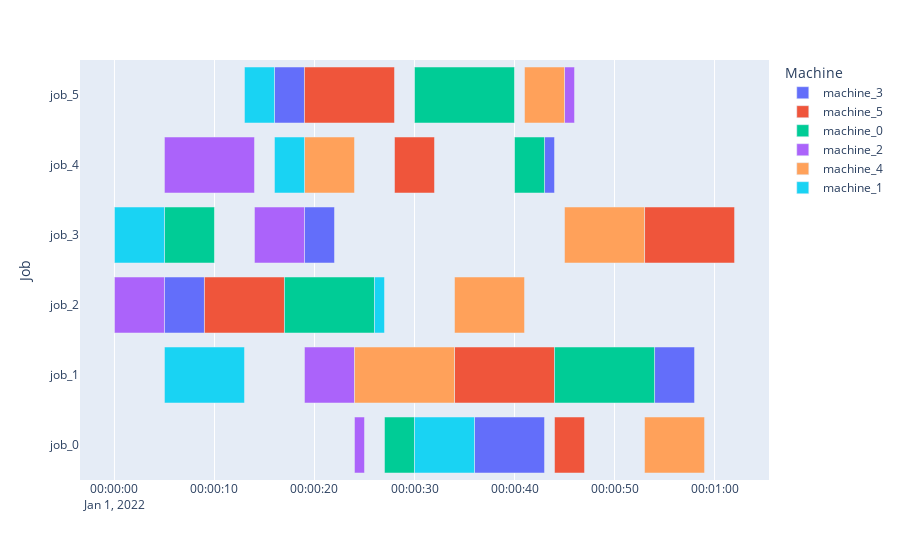

Notebook cell for this chart:
### Code cell
from wrapper.jssplight_wrapper import jssp_light_obs_wrapper_multi_instances
from src.jss_lite.jss_lite import jss_lite
import numpy as np
env=jss_lite(instance_path='resources/jsp_instances/standard/ft06.txt')
#print(env.observation_space)
state=env.reset()
legal_action_old=state['action_mask']
instance_list=['resources/jsp_instances/standard/ft06.txt','resources/jsp_instances/standard/ft10.txt','resources/jsp_instances/standard/ft20.txt']
#instance_list=['resources/jsp_instances/standard/ft06.txt']
env=jssp_light_obs_wrapper_multi_instances(instances_list=instance_list)
done=False
state=env.reset()
i=0
while not done:
    legal_action=state['action_mask']
    action=np.random.choice(len(legal_action), 1, p=(legal_action / legal_action.sum()))[0]
    state, reward, done, info=env.step(action)
    i+=1
    if done==True:
        print(f"finished! no legal actions possible after {i} steps")
        break
env.render()

### Figure 1 — Plotly figure (JSON) as saved in the notebook; plotly's stock layout.template omitted (floating-point values rounded to 4 significant figures)
{"data": [{"alignmentgroup": "True", "base": ["2022-01-01T00:00:36", "2022-01-01T00:00:54", "2022-01-01T00:00:05", "2022-01-01T00:00:19", "2022-01-01T00:00:43", "2022-01-01T00:00:16"], "hovertemplate": "Machine=machine_3<br>Start=%{base}<br>Finish=%{x}<br>Job=%{y}<extra></extra>", "legendgroup": "machine_3", "marker": {"color": "#636efa", "pattern": {"shape": ""}}, "name": "machine_3", "offsetgroup": "machine_3", "orientation": "h", "showlegend": true, "textposition": "auto", "type": "bar", "x": [7000, 4000, 4000, 3000, 1000, 3000], "xaxis": "x", "y": ["job_0", "job_1", "job_2", "job_3", "job_4", "job_5"], "yaxis": "y"}, {"alignmentgroup": "True", "base": ["2022-01-01T00:00:44", "2022-01-01T00:00:34", "2022-01-01T00:00:09", "2022-01-01T00:00:53", "2022-01-01T00:00:28", "2022-01-01T00:00:19"], "hovertemplate": "Machine=machine_5<br>Start=%{base}<br>Finish=%{x}<br>Job=%{y}<extra></extra>", "legendgroup": "machine_5", "marker": {"color": "#EF553B", "pattern": {"shape": ""}}, "name": "machine_5", "offsetgroup": "machine_5", "orientation": "h", "showlegend": true, "textposition": "auto", "type": "bar", "x": [3000, 10000, 8000, 9000, 4000, 9000], "xaxis": "x", "y": ["job_0", "job_1", "job_2", "job_3", "job_4", "job_5"], "yaxis": "y"}, {"alignmentgroup": "True", "base": ["2022-01-01T00:00:27", "2022-01-01T00:00:44", "2022-01-01T00:00:17", "2022-01-01T00:00:05", "2022-01-01T00:00:40", "2022-01-01T00:00:30"], "hovertemplate": "Machine=machine_0<br>Start=%{base}<br>Finish=%{x}<br>Job=%{y}<extra></extra>", "legendgroup": "machine_0", "marker": {"color": "#00cc96", "pattern": {"shape": ""}}, "name": "machine_0", "offsetgroup": "machine_0", "orientation": "h", "showlegend": true, "textposition": "auto", "type": "bar", "x": [3000, 10000, 9000, 5000, 3000, 10000], "xaxis": "x", "y": ["job_0", "job_1", "job_2", "job_3", "job_4", "job_5"], "yaxis": "y"}, {"alignmentgroup": "True", "base": ["2022-01-01T00:00:24", "2022-01-01T00:00:19", "2022-01-01T00:00:00", "2022-01-01T00:00:14", "2022-01-01T00:00:05", "2022-01-01T00:00:45"], "hovertemplate": "Machine=machine_2<br>Start=%{base}<br>Finish=%{x}<br>Job=%{y}<extra></extra>", "legendgroup": "machine_2", "marker": {"color": "#ab63fa", "pattern": {"shape": ""}}, "name": "machine_2", "offsetgroup": "machine_2", "orientation": "h", "showlegend": true, "textposition": "auto", "type": "bar", "x": [1000, 5000, 5000, 5000, 9000, 1000], "xaxis": "x", "y": ["job_0", "job_1", "job_2", "job_3", "job_4", "job_5"], "yaxis": "y"}, {"alignmentgroup": "True", "base": ["2022-01-01T00:00:53", "2022-01-01T00:00:24", "2022-01-01T00:00:34", "2022-01-01T00:00:45", "2022-01-01T00:00:19", "2022-01-01T00:00:41"], "hovertemplate": "Machine=machine_4<br>Start=%{base}<br>Finish=%{x}<br>Job=%{y}<extra></extra>", "legendgroup": "machine_4", "marker": {"color": "#FFA15A", "pattern": {"shape": ""}}, "name": "machine_4", "offsetgroup": "machine_4", "orientation": "h", "showlegend": true, "textposition": "auto", "type": "bar", "x": [6000, 10000, 7000, 8000, 5000, 4000], "xaxis": "x", "y": ["job_0", "job_1", "job_2", "job_3", "job_4", "job_5"], "yaxis": "y"}, {"alignmentgroup": "True", "base": ["2022-01-01T00:00:30", "2022-01-01T00:00:05", "2022-01-01T00:00:26", "2022-01-01T00:00:00", "2022-01-01T00:00:16", "2022-01-01T00:00:13"], "hovertemplate": "Machine=machine_1<br>Start=%{base}<br>Finish=%{x}<br>Job=%{y}<extra></extra>", "legendgroup": "machine_1", "marker": {"color": "#19d3f3", "pattern": {"shape": ""}}, "name": "machine_1", "offsetgroup": "machine_1", "orientation": "h", "showlegend": true, "textposition": "auto", "type": "bar", "x": [6000, 8000, 1000, 5000, 3000, 3000], "xaxis": "x", "y": ["job_0", "job_1", "job_2", "job_3", "job_4", "job_5"], "yaxis": "y"}], "layout": {"barmode": "overlay", "legend": {"title": {"text": "Machine"}, "tracegroupgap": 0}, "margin": {"t": 60}, "xaxis": {"anchor": "y", "domain": [0, 1], "type": "date"}, "yaxis": {"anchor": "x", "domain": [0, 1], "title": {"text": "Job"}}}}
